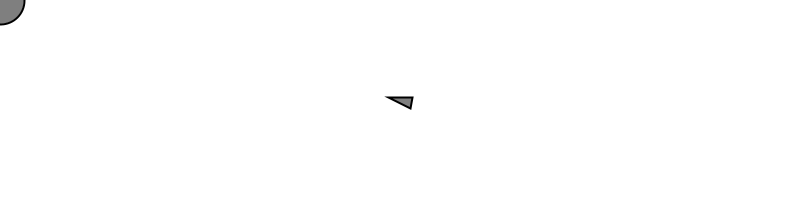
Frame 1 (no input)
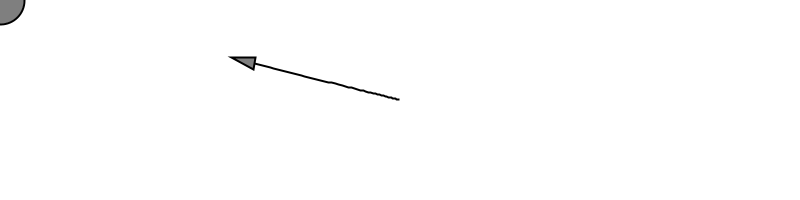
Frame 60 (the mouse pressed at the canvas centre just before this capture)
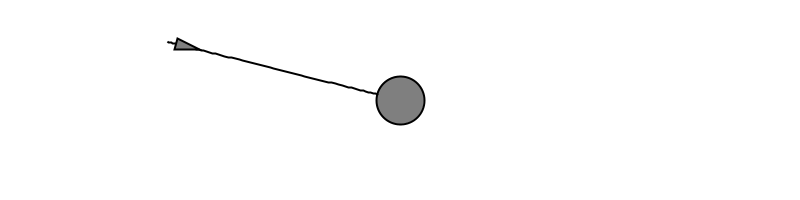
Frame 120 (the mouse held since frame 60 and released just before this capture)

The Processing sketch that drew these frames (run headless with seeded random() and noise(); from frame 60 on, the mouse is pressed at the canvas centre):

// Processing sketch: _6_02_Arrive
// ── _6_02_Arrive.pde
// Seek_Arrive
// Daniel Shiffman <http://www.shiffman.net>
// Nature of Code, Spring 2011

// Two "vehicles" follow the mouse position

// Implements Craig Reynold's autonomous steering behaviors
// One vehicle "seeks"
// One vehicle "arrives"
// See: http://www.red3d.com/cwr/

Vehicle v;

void setup() {
  size(800, 200);
  v = new Vehicle(width/2, height/2);
  smooth();
}

void draw() {
  background(255);

  PVector mouse = new PVector(mouseX, mouseY);

  // Draw an ellipse at the mouse location
  fill(127);
  stroke(0);
  strokeWeight(2);
  ellipse(mouse.x, mouse.y, 48, 48);

  // Call the appropriate steering behaviors for our agents
  v.arrive(mouse);
  v.update();
  v.display();
}

// ── Vehicle.pde
// Seek_Arrive
// Daniel Shiffman <http://www.shiffman.net>

// The "Vehicle" class

class Vehicle {
  
  ArrayList<PVector> history = new ArrayList<PVector>();

  PVector location;
  PVector velocity;
  PVector acceleration;
  float r;
  float maxforce;    // Maximum steering force
  float maxspeed;    // Maximum speed

  Vehicle(float x, float y) {
    acceleration = new PVector(0,0);
    velocity = new PVector(0,0);
    location = new PVector(x,y);
    r = 6;
    maxspeed = 4;
    maxforce = 0.1;
  }

  // Method to update location
  void update() {
    // Update velocity
    velocity.add(acceleration);
    // Limit speed
    velocity.limit(maxspeed);
    location.add(velocity);
    // Reset accelerationelertion to 0 each cycle
    acceleration.mult(0);
    
    history.add(location.get());
    if (history.size() > 100) {
      history.remove(0);
    }
  }

  void applyForce(PVector force) {
    // We could add mass here if we want A = F / M
    acceleration.add(force);
  }

  // A method that calculates a steering force towards a target
  // STEER = DESIRED MINUS VELOCITY
  void arrive(PVector target) {
    PVector desired = PVector.sub(target,location);  // A vector pointing from the location to the target
    float d = desired.mag();
    // Normalize desired and scale with arbitrary damping within 100 pixels
    desired.normalize();
    if (d < 100) {
      float m = map(d,0,100,0,maxspeed);
      desired.mult(m);
    } else {
      desired.mult(maxspeed);
    }

    // Steering = Desired minus Velocity
    PVector steer = PVector.sub(desired,velocity);
    steer.limit(maxforce);  // Limit to maximum steering force
    applyForce(steer);
  }
  
  void display() {
    
    beginShape();
    stroke(0);
    noFill();
    for(PVector v: history) {
      vertex(v.x,v.y);
    }
    endShape();
    
    // Draw a triangle rotated in the direction of velocity
    float theta = velocity.heading2D() + PI/2;
    fill(127);
    stroke(0);
    pushMatrix();
    translate(location.x,location.y);
    rotate(theta);
    beginShape();
    vertex(0, -r*2);
    vertex(-r, r*2);
    vertex(r, r*2);
    endShape(CLOSE);
    popMatrix();
    
    
  }
}
